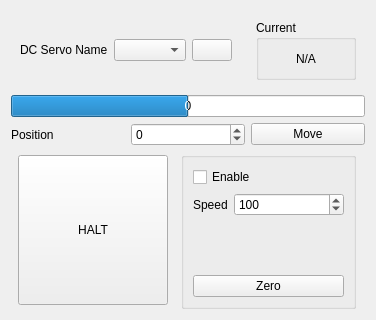
<?xml version="1.0" encoding="UTF-8"?>
<ui version="4.0">
 <class>Form</class>
 <widget class="QWidget" name="Form">
  <property name="geometry">
   <rect>
    <x>0</x>
    <y>0</y>
    <width>376</width>
    <height>320</height>
   </rect>
  </property>
  <property name="sizePolicy">
   <sizepolicy hsizetype="Preferred" vsizetype="Maximum">
    <horstretch>0</horstretch>
    <verstretch>0</verstretch>
   </sizepolicy>
  </property>
  <property name="minimumSize">
   <size>
    <width>0</width>
    <height>320</height>
   </size>
  </property>
  <property name="maximumSize">
   <size>
    <width>600</width>
    <height>450</height>
   </size>
  </property>
  <property name="windowTitle">
   <string>Form</string>
  </property>
  <layout class="QVBoxLayout" name="verticalLayout_3">
   <item>
    <widget class="QFrame" name="frame">
     <property name="sizePolicy">
      <sizepolicy hsizetype="Preferred" vsizetype="Maximum">
       <horstretch>0</horstretch>
       <verstretch>0</verstretch>
      </sizepolicy>
     </property>
     <layout class="QHBoxLayout" name="horizontalLayout_4">
      <property name="sizeConstraint">
       <enum>QLayout::SetMaximumSize</enum>
      </property>
      <item>
       <widget class="QLabel" name="label_5">
        <property name="sizePolicy">
         <sizepolicy hsizetype="Preferred" vsizetype="Maximum">
          <horstretch>0</horstretch>
          <verstretch>0</verstretch>
         </sizepolicy>
        </property>
        <property name="text">
         <string>DC Servo Name</string>
        </property>
       </widget>
      </item>
      <item>
       <widget class="QComboBox" name="nameBox"/>
      </item>
      <item>
       <widget class="QPushButton" name="reloadBtn">
        <property name="text">
         <string/>
        </property>
        <property name="icon">
         <iconset theme="reload">
          <normaloff>../catkin_ws/src/nuice_gui/nuice_dc_servo_rqt/resource</normaloff>../catkin_ws/src/nuice_gui/nuice_dc_servo_rqt/resource</iconset>
        </property>
        <property name="iconSize">
         <size>
          <width>12</width>
          <height>12</height>
         </size>
        </property>
       </widget>
      </item>
      <item>
       <spacer name="horizontalSpacer_3">
        <property name="orientation">
         <enum>Qt::Horizontal</enum>
        </property>
        <property name="sizeType">
         <enum>QSizePolicy::Expanding</enum>
        </property>
        <property name="sizeHint" stdset="0">
         <size>
          <width>3</width>
          <height>0</height>
         </size>
        </property>
       </spacer>
      </item>
      <item>
       <widget class="QGroupBox" name="currentBox">
        <property name="sizePolicy">
         <sizepolicy hsizetype="Preferred" vsizetype="Maximum">
          <horstretch>0</horstretch>
          <verstretch>0</verstretch>
         </sizepolicy>
        </property>
        <property name="minimumSize">
         <size>
          <width>100</width>
          <height>60</height>
         </size>
        </property>
        <property name="title">
         <string>Current</string>
        </property>
        <layout class="QVBoxLayout" name="verticalLayout">
         <item>
          <widget class="QLabel" name="currentLbl">
           <property name="text">
            <string>N/A</string>
           </property>
           <property name="alignment">
            <set>Qt::AlignCenter</set>
           </property>
          </widget>
         </item>
        </layout>
       </widget>
      </item>
     </layout>
    </widget>
   </item>
   <item>
    <widget class="QProgressBar" name="posBar">
     <property name="minimum">
      <number>-1000</number>
     </property>
     <property name="maximum">
      <number>1000</number>
     </property>
     <property name="value">
      <number>0</number>
     </property>
     <property name="format">
      <string>%v</string>
     </property>
    </widget>
   </item>
   <item>
    <layout class="QHBoxLayout" name="horizontalLayout_2">
     <item>
      <widget class="QLabel" name="label_2">
       <property name="text">
        <string>Position</string>
       </property>
      </widget>
     </item>
     <item>
      <widget class="QSpinBox" name="posBox">
       <property name="minimum">
        <number>-1000</number>
       </property>
       <property name="maximum">
        <number>1000</number>
       </property>
       <property name="singleStep">
        <number>5</number>
       </property>
      </widget>
     </item>
     <item>
      <widget class="QPushButton" name="moveBtn">
       <property name="text">
        <string>Move</string>
       </property>
      </widget>
     </item>
    </layout>
   </item>
   <item>
    <layout class="QHBoxLayout" name="horizontalLayout">
     <item>
      <widget class="QPushButton" name="haltBtn">
       <property name="sizePolicy">
        <sizepolicy hsizetype="Preferred" vsizetype="Preferred">
         <horstretch>0</horstretch>
         <verstretch>0</verstretch>
        </sizepolicy>
       </property>
       <property name="maximumSize">
        <size>
         <width>150</width>
         <height>150</height>
        </size>
       </property>
       <property name="text">
        <string>HALT</string>
       </property>
      </widget>
     </item>
     <item>
      <widget class="QGroupBox" name="dialBox">
       <property name="maximumSize">
        <size>
         <width>175</width>
         <height>16777215</height>
        </size>
       </property>
       <property name="title">
        <string/>
       </property>
       <layout class="QVBoxLayout" name="verticalLayout_2">
        <item>
         <widget class="QCheckBox" name="enBox">
          <property name="text">
           <string>Enable</string>
          </property>
         </widget>
        </item>
        <item>
         <spacer name="verticalSpacer_2">
          <property name="orientation">
           <enum>Qt::Vertical</enum>
          </property>
          <property name="sizeHint" stdset="0">
           <size>
            <width>20</width>
            <height>5</height>
           </size>
          </property>
         </spacer>
        </item>
        <item>
         <layout class="QFormLayout" name="formLayout_2">
          <item row="0" column="0">
           <widget class="QLabel" name="label">
            <property name="maximumSize">
             <size>
              <width>60</width>
              <height>16777215</height>
             </size>
            </property>
            <property name="text">
             <string>Speed</string>
            </property>
           </widget>
          </item>
          <item row="0" column="1">
           <widget class="QSpinBox" name="speedBox">
            <property name="maximum">
             <number>255</number>
            </property>
            <property name="singleStep">
             <number>20</number>
            </property>
            <property name="value">
             <number>100</number>
            </property>
           </widget>
          </item>
         </layout>
        </item>
        <item>
         <spacer name="verticalSpacer">
          <property name="orientation">
           <enum>Qt::Vertical</enum>
          </property>
          <property name="sizeHint" stdset="0">
           <size>
            <width>20</width>
            <height>100</height>
           </size>
          </property>
         </spacer>
        </item>
        <item>
         <widget class="QPushButton" name="zeroBtn">
          <property name="text">
           <string>Zero</string>
          </property>
         </widget>
        </item>
       </layout>
      </widget>
     </item>
    </layout>
   </item>
  </layout>
 </widget>
 <resources/>
 <connections/>
</ui>
